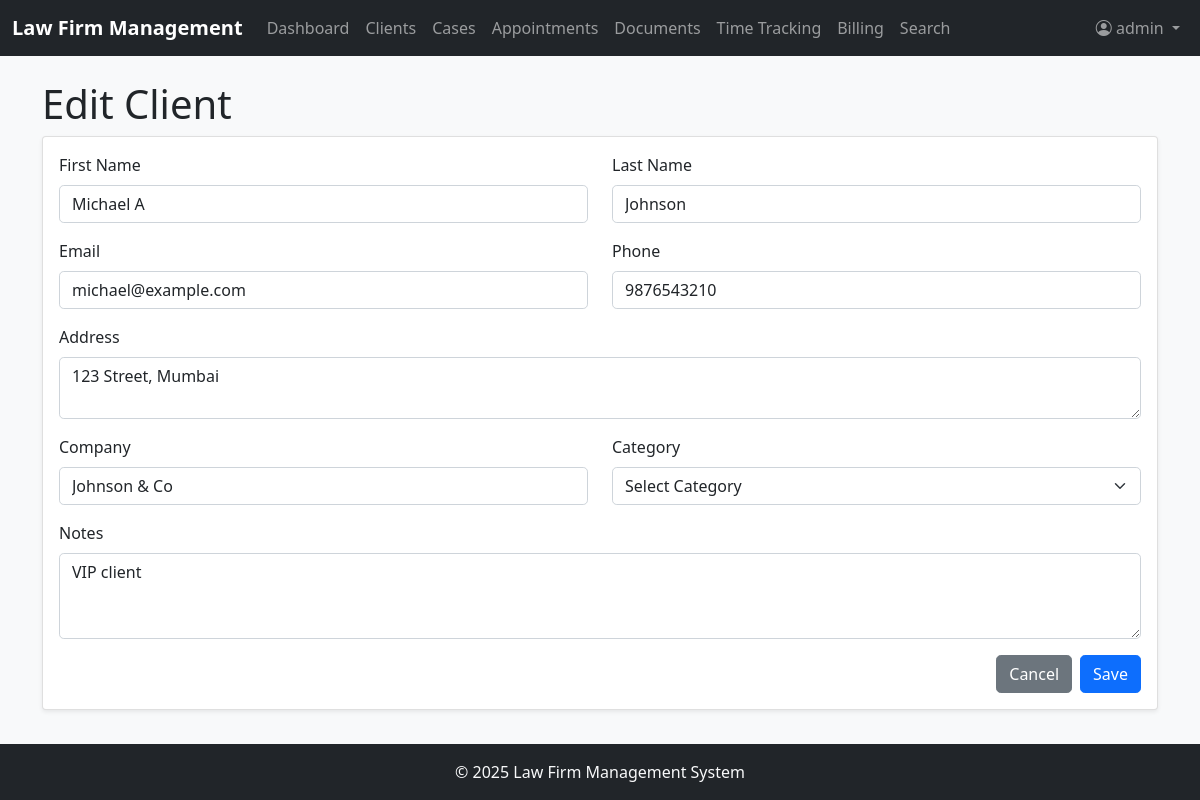
The app's page /clients/1/edit (signed in) with its own data.
### app/models.py (models this page shows, shortened)
class User(UserMixin, db.Model):
    id = db.Column(db.Integer, primary_key=True)
    username = db.Column(db.String(64), index=True, unique=True)
    email = db.Column(db.String(120), index=True, unique=True)
    password_hash = db.Column(db.String(128))
    first_name = db.Column(db.String(64))
    last_name = db.Column(db.String(64))
    role = db.Column(db.String(20))  # 'lawyer', 'staff', 'admin'
    hourly_rate = db.Column(db.Float)
    cases = db.relationship('Case', secondary=case_assignments, backref=db.backref('assigned_users', lazy='dynamic'))
    time_entries = db.relationship('TimeEntry', backref='user', lazy='dynamic')

class Client(db.Model):
    id = db.Column(db.Integer, primary_key=True)
    first_name = db.Column(db.String(64))
    last_name = db.Column(db.String(64))
    email = db.Column(db.String(120))
    phone = db.Column(db.String(20))
    address = db.Column(db.String(256))
    company = db.Column(db.String(128))
    category = db.Column(db.String(64))
    notes = db.Column(db.Text)
    cases = db.relationship('Case', backref='client', lazy='dynamic')
    appointments = db.relationship('Appointment', backref='client', lazy='dynamic')
    documents = db.relationship('Document', backref='client', lazy='dynamic')

### app/routes.py (the view, shortened to what this page needs)
@app.route('/clients/<int:id>/edit', methods=['GET', 'POST'])
@login_required
def edit_client(id):
    client = Client.query.get_or_404(id)
    return render_template('client_form.html', client=client)

### app/__init__.py (called while the page is built)
@login.user_loader
def load_user(id):
    return User.query.get(int(id))

### app/templates/client_form.html (shortened to what this page needs)
{% extends "base.html" %}
{% block content %}
<h1>{% if client %}Edit Client{% else %}Add New Client{% endif %}</h1>
<div class="card">
    <div class="card-body">
        <form method="POST">
            <div class="row mb-3">
                <div class="col-md-6">
                    <label class="form-label">First Name</label>
                    <input type="text" class="form-control" name="first_name" value="{{ client.first_name if client else '' }}" required>
                </div>
                <div class="col-md-6">
                    <label class="form-label">Last Name</label>
                    <input type="text" class="form-control" name="last_name" value="{{ client.last_name if client else '' }}" required>
                </div>
            </div>
            <div class="row mb-3">
                <div class="col-md-6">
                    <label class="form-label">Email</label>
                    <input type="email" class="form-control" name="email" value="{{ client.email if client else '' }}">
                </div>
                <div class="col-md-6">
                    <label class="form-label">Phone</label>
                    <input type="text" class="form-control" name="phone" value="{{ client.phone if client else '' }}">
                </div>
            </div>
            <div class="mb-3">
                <label class="form-label">Address</label>
                <textarea class="form-control" name="address" rows="2">{{ client.address if client else '' }}</textarea>
            </div>
            <div class="row mb-3">
                <div class="col-md-6">
                    <label class="form-label">Company</label>
                    <input type="text" class="form-control" name="company" value="{{ client.company if client else '' }}">
                </div>
                <div class="col-md-6">
                    <label class="form-label">Category</label>
                    <select class="form-select" name="category">
                        <option value="">Select Category</option>
                    </select>
                </div>
            </div>
            <div class="mb-3">
                <label class="form-label">Notes</label>
                <textarea class="form-control" name="notes" rows="3">{{ client.notes if client else '' }}</textarea>
            </div>
            <div class="d-flex justify-content-end">
                <a href="{{ url_for('clients') }}" class="btn btn-secondary me-2">Cancel</a>
                <button type="submit" class="btn btn-primary">Save</button>
            </div>
        </form>
    </div>
</div>
{% endblock %}

### app/templates/base.html (shortened to what this page needs)
<!DOCTYPE html>
<html lang="en">
  <head>
    <link
      href="https://cdn.jsdelivr.net/npm/bootstrap@5.1.3/dist/css/bootstrap.min.css"
      rel="stylesheet"
    />
    <link
      rel="stylesheet"
      href="https://cdn.jsdelivr.net/npm/bootstrap-icons@1.8.1/font/bootstrap-icons.css"
    />
    <link
      href="{{ url_for('static', filename='css/style.css') }}"
      rel="stylesheet"
    />
  </head>
  <body class="d-flex flex-column min-vh-100">
    <nav class="navbar navbar-expand-lg navbar-dark bg-dark">
      <div class="container-fluid">
        <a class="navbar-brand" href="{{ url_for('dashboard') }}"
          >Law Firm Management</a
        >
        <div class="collapse navbar-collapse" id="navbarNav">
          <ul class="navbar-nav me-auto">
            <li class="nav-item">
              <a
                class="nav-link {% if request.endpoint == 'dashboard' %}active{% endif %}"
                href="{{ url_for('dashboard') }}"
              >
                Dashboard
              </a>
            </li>
            <li class="nav-item">
              <a
                class="nav-link {% if request.endpoint == 'clients' %}active{% endif %}"
                href="{{ url_for('clients') }}"
              >
                Clients
              </a>
            </li>
            <li class="nav-item">
              <a
                class="nav-link {% if request.endpoint == 'cases' %}active{% endif %}"
                href="{{ url_for('cases') }}"
              >
                Cases
              </a>
            </li>
            <li class="nav-item">
              <a
                class="nav-link {% if request.endpoint == 'appointments' %}active{% endif %}"
                href="{{ url_for('appointments') }}"
              >
                Appointments
              </a>
            </li>
            <li class="nav-item">
              <a
                class="nav-link {% if request.endpoint == 'documents' %}active{% endif %}"
                href="{{ url_for('documents') }}"
              >
                Documents
              </a>
            </li>
            <li class="nav-item">
              <a
                class="nav-link {% if request.endpoint == 'time_tracking' %}active{% endif %}"
                href="{{ url_for('time_tracking') }}"
              >
                Time Tracking
              </a>
            </li>
            <li class="nav-item">
              <a
                class="nav-link {% if request.endpoint == 'billing' %}active{% endif %}"
                href="{{ url_for('billing') }}"
              >
                Billing
              </a>
            </li>
            <li class="nav-item">
              <a
                class="nav-link {% if request.endpoint == 'search' %}active{% endif %}"
                href="{{ url_for('search') }}"
              >
                Search
              </a>
            </li>
          </ul>
          <ul class="navbar-nav">
            {% if current_user.is_anonymous %}
            <li class="nav-item">
              <a class="nav-link" href="{{ url_for('login') }}">Login</a>
            </li>
            {% else %}
            <li class="nav-item dropdown">
              <a
                class="nav-link dropdown-toggle"
                href="#"
                id="navbarDropdown"
                role="button"
                data-bs-toggle="dropdown"
              >
                <i class="bi bi-person-circle"></i> {{ current_user.username }}
              </a>
            </li>
            {% endif %}
          </ul>
        </div>
      </div>
    </nav>
    <main class="flex-grow-1 container mt-4">
       {% block content %}{% endblock %}
    </main>
    <footer class="footer mt-auto py-3 bg-dark text-light">
      <div class="container text-center">
        <span>© <span id="year"></span> Law Firm Management System</span>
      </div>
    </footer>
  </body>
</html>

### app/static/css/style.css (style rules this page uses)
body { font-family: 'Segoe UI', Tahoma, Geneva, Verdana, sans-serif; background-color: #f8f9fa; }
.footer { margin-top: auto; padding: 1rem 0; background-color: #343a40; color: #fff; }
.card { box-shadow: 0 0.125rem 0.25rem rgba(0, 0, 0, 0.075); border: 1px solid rgba(0, 0, 0, 0.125); }
.navbar-brand { font-weight: bold; }
.btn { border-radius: 0.3rem; }
.form-control, .form-select { border-radius: 0.3rem; }

### records on screen
User: username "admin"
Client: first_name "Michael A", last_name "Johnson", email "michael@example.com", phone "9876543210", address "123 Street, Mumbai", company "Johnson & Co", notes "VIP client"
